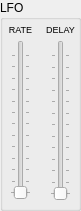
   <widget class="QGroupBox" name="lfo_groupBox">
    <property name="geometry">
     <rect>
      <x>190</x>
      <y>450</y>
      <width>81</width>
      <height>211</height>
     </rect>
    </property>
    <property name="title">
     <string>LFO</string>
    </property>
    <widget class="QLabel" name="lfo_rate_label">
     <property name="geometry">
      <rect>
       <x>0</x>
       <y>20</y>
       <width>41</width>
       <height>20</height>
      </rect>
     </property>
     <property name="font">
      <font>
       <pointsize>7</pointsize>
       <underline>false</underline>
      </font>
     </property>
     <property name="text">
      <string>&lt;html&gt;&lt;head/&gt;&lt;body&gt;&lt;p align=&quot;center&quot;&gt;RATE&lt;/p&gt;&lt;/body&gt;&lt;/html&gt;</string>
     </property>
    </widget>
    <widget class="QLabel" name="lfo_delay_label">
     <property name="geometry">
      <rect>
       <x>40</x>
       <y>20</y>
       <width>41</width>
       <height>20</height>
      </rect>
     </property>
     <property name="font">
      <font>
       <pointsize>7</pointsize>
       <underline>false</underline>
      </font>
     </property>
     <property name="text">
      <string>&lt;html&gt;&lt;head/&gt;&lt;body&gt;&lt;p align=&quot;center&quot;&gt;DELAY&lt;/p&gt;&lt;/body&gt;&lt;/html&gt;</string>
     </property>
    </widget>
    <widget class="QSlider" name="lfo_delay_slider">
     <property name="geometry">
      <rect>
       <x>50</x>
       <y>40</y>
       <width>21</width>
       <height>161</height>
      </rect>
     </property>
     <property name="maximum">
      <number>127</number>
     </property>
     <property name="orientation">
      <enum>Qt::Vertical</enum>
     </property>
     <property name="tickPosition">
      <enum>QSlider::TicksBothSides</enum>
     </property>
    </widget>
    <widget class="QSlider" name="lfo_rate_slider">
     <property name="geometry">
      <rect>
       <x>10</x>
       <y>40</y>
       <width>21</width>
       <height>160</height>
      </rect>
     </property>
     <property name="maximum">
      <number>127</number>
     </property>
     <property name="orientation">
      <enum>Qt::Vertical</enum>
     </property>
     <property name="tickPosition">
      <enum>QSlider::TicksBothSides</enum>
     </property>
    </widget>
   </widget>
